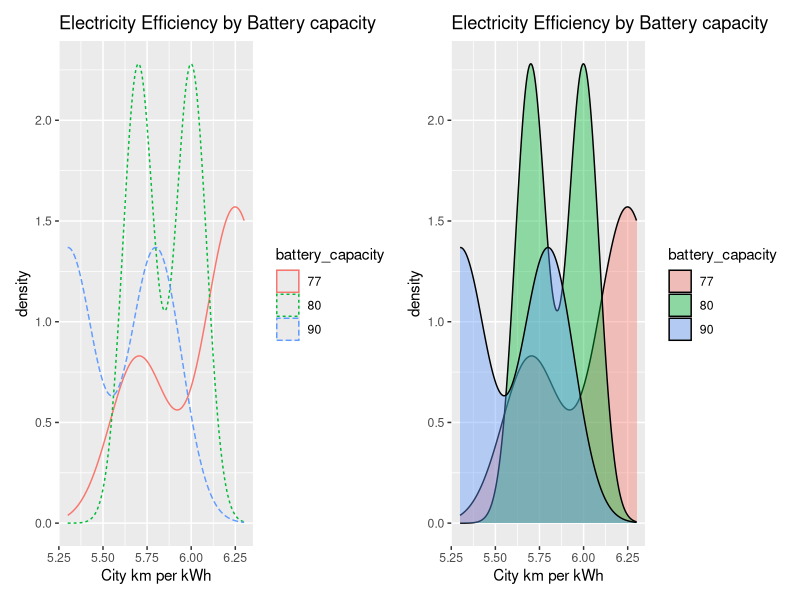

This figure's R source:
# Завантажуємо бібліотеки
library(ggplot2)
library(data.table)
library(patchwork)

# Create a table with data on electric vehicles
dt <- data.table(
  model = c("Tesla Model 3", "Ford Mustang Mach-E", "BMW i4", "Hyundai Ioniq 5", "Kia EV6",
            "Nissan Ariya", "Lucid Air", "Polestar 2", "Rivian R1T", "Chevrolet Bolt EV",
            "Volkswagen ID.4", "Mercedes EQS", "Porsche Taycan", "Volvo XC40 Recharge", "Audi Q4 e-tron"),
  year = c(2023, 2023, 2023, 2023, 2023, 2024, 2024, 2023, 2024, 2024, 2023, 2024, 2023, 2024, 2023),
  city_range_km_per_kWh = c(6.5, 5.8, 5.7, 6.3, 6.2, 5.9, 6.6, 6.0, 5.5, 6.1, 5.7, 6.4, 5.3, 5.9, 6.0),
  battery_capacity_kWh = c(60, 90, 80, 77, 77, 63, 112, 80, 135, 66, 77, 108, 90, 78, 82)
)

print(dt)

cars <- dt[year == 2023 & !(battery_capacity_kWh %in% c(60, 82))]
cars$battery_capacity  <- factor(cars$battery_capacity_kWh)

p = ggplot(cars, aes(x=city_range_km_per_kWh, color=battery_capacity, linetype=battery_capacity)) +
  geom_density() +
  labs(title="Electricity Efficiency by Battery capacity",
       x = "City km per kWh")


p1 = ggplot(cars, aes(x=city_range_km_per_kWh, fill=battery_capacity)) +
  geom_density(alpha=.4) +
  labs(title="Electricity Efficiency by Battery capacity",
       x = "City km per kWh")

print(p+p1)